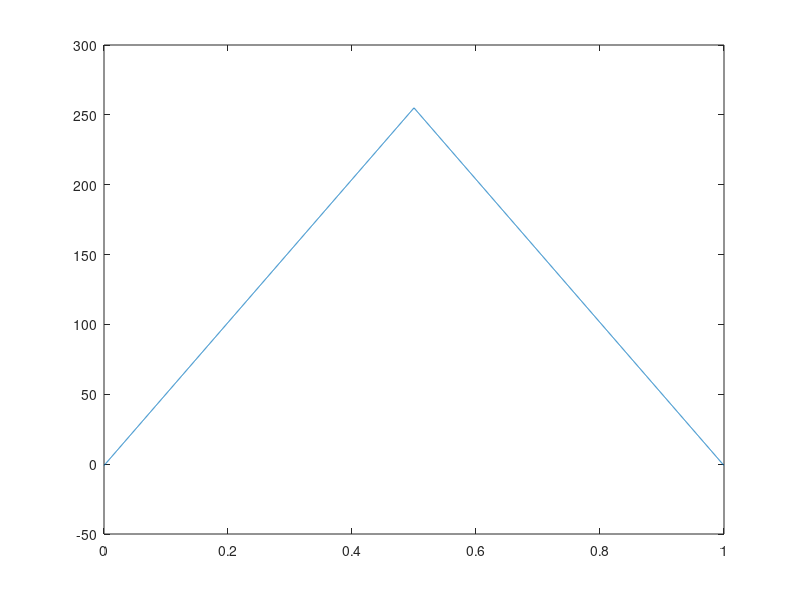

This chart was generated by the following MATLAB code:
clc;clear;
F1=1;%频率
Fs=2^12;%采样频率
P1=0;%初始相位
N=2^12;%采样点数
t=0:1/Fs:(N-1)/Fs;%采样时刻
ADC=2^7-1; %直流分量
A=2^7; %信号幅度

s=A*sawtooth(2*pi*F1*t+pi*P1/180,0.5)+ADC;

plot(t,s);

fild=fopen('tri_wave_4096x8.coe','wt');

fprintf(fild,'%s\n','MEMORT,MEMORY_INITIALIZATION_RADIX=10;');
fprintf(fild, '%s\n','MEMORY_INITIALIZATION_VECTOR='); 


s0=zeros(1,N);
for n=1:N
    s0(n)=round(s(n));
    if(s0(n)<0)
         s0(n)=0;
    end
    if(n==N)
        fprintf(fild, '%d',s0(n));      %数据写入
        fprintf(fild, '%s',';');        %最后一个数据使用分号结束
    else
         fprintf(fild, '%d',s0(n));      %数据写入
         fprintf(fild, '%s\n',',');      %逗号，换行
    end
end
fclose(fild);
